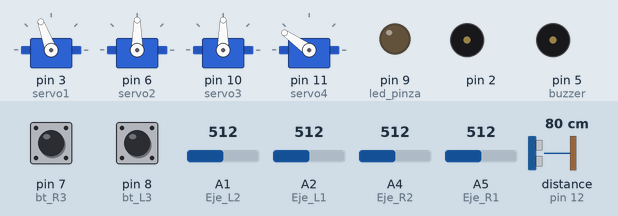
Simulated run of this sketch. Board: Arduino Uno, built with avr-gcc and run on an emulated ATmega328P. On the bench: 4 × servo, output pins drawn as LEDs (lit = HIGH), buzzer (waves = sounding, pin HIGH). Wiring (inferred from the names in the program): ultrasonic range finder: trigger pin 13; echo pin 12. The test bench sets the inputs (shaded band); at power-on: distance to the obstacle (sensor on pin 12) 80 cm, A1 (Eje_L2) = 512, A2 (Eje_L1) = 512, pin 7 (bt_R3) HIGH, pin 8 (bt_L3) HIGH, A4 (Eje_R2) = 512, A5 (Eje_R1) = 512. The echo pulse lasts 58.3 µs per cm; pins used as bus, display or sensor lines are not drawn; what the sketch prints to the serial monitor is not drawn.

Above: at 1.2 s.
1.3 s: distance to the obstacle (sensor on pin 12) set to 18 cm
3.3 s: distance to the obstacle (sensor on pin 12) set to 15 cm
At 3.46 s:
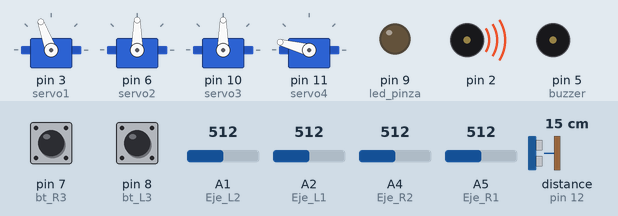
6.3 s: A1 (Eje_L2) set to 789
9.3 s: A1 (Eje_L2) set to 810
At 9.57 s:
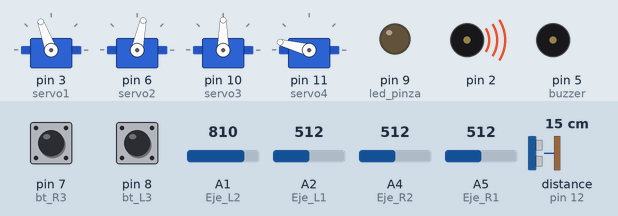
12.3 s: A2 (Eje_L1) set to 791
15.3 s: A2 (Eje_L1) set to 809
At 15.59 s:
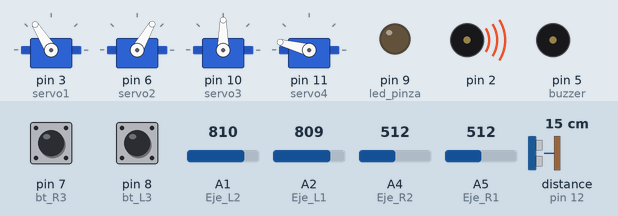
At 19.15 s:
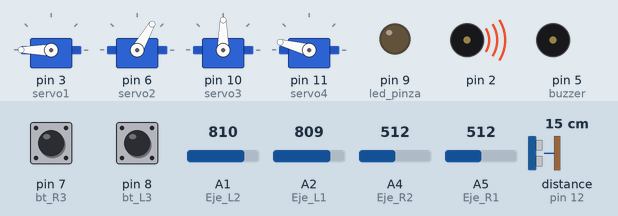
Timing chart, 0 to 19.3 s (numbered marks = the images above; inputs shaded):
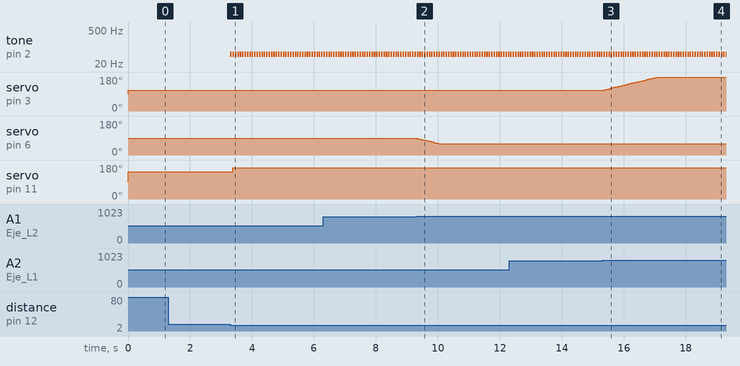

The sketch:

Brazo_V3.ino
```cpp
//Programa Brazo Robótico MINI 2.0
#include <Servo.h>

const int pingPin = 13;
const int echoPin = 12;

Servo servo1;
Servo servo2;
Servo servo3;
Servo servo4;
int angulo1 = 110;
int angulo2 = 90;
int angulo3 = 90;
int angulo4 = 145;
int salto = 3;
int Eje_L1 = A2;
int Eje_L2 = A1;
int Eje_R1 = A5;
int Eje_R2 = A4;
int led_pinza = 9;
int buzzer = 5;
int bt_R3 = 7;
int bt_L3 = 8;
void setup()
{
servo1.attach(3);
servo2.attach(6);
servo3.attach(10);
servo4.attach(11);
pinMode(led_pinza, OUTPUT);
pinMode(buzzer, OUTPUT);
pinMode(bt_R3, INPUT_PULLUP);
pinMode(bt_L3, INPUT_PULLUP);
Serial.begin(9600);
}
void loop()

{
  brazoMain();
  int lecturaBTR = digitalRead(bt_R3);
  int lecturaBTL = digitalRead(bt_L3);
  //Serial.print("Derecho: ");
  //Serial.print(lecturaBTR);
  //Serial.print(" Izquierdo: ");
  //Serial.println(lecturaBTL);
  //Serial.println(cm);

  if (lecturaBTR == 0) {
  digitalWrite(led_pinza, HIGH);
  }
  if (lecturaBTR == 1) {
  digitalWrite(led_pinza, LOW);
  }
  if (lecturaBTL == 0) {
  digitalWrite(buzzer, HIGH);
  }
  if (lecturaBTL == 1) {
  digitalWrite(buzzer, LOW);
  }


  Serial.print("Distancia: ");

}
void brazoMain()
{
  int cm = ping(pingPin);

  int p = analogRead(Eje_L1); // Base
  if ( p < 200 )angulo1 = angulo1 - salto;
  else if (p > 800) angulo1 = angulo1 + salto;
  angulo1 = constrain(angulo1, 30, 180);
  servo1.write(angulo1);

  int s = analogRead(Eje_L2); //HOMBRO
  if ( s < 200 ) angulo2 = angulo2 + salto;
  else if (s > 800) angulo2 = angulo2 - salto;
  angulo2 = constrain(angulo2, 60, 130);
  servo2.write(angulo2);

  int f = analogRead(Eje_R1);
  if ( f < 200 ) angulo3 = angulo3 - salto;
  else if (f > 800) angulo3 = angulo3 + salto;
  angulo3 = constrain(angulo3, 75, 180); //75 180
  servo3.write(angulo3);

  int r = analogRead(Eje_R2); // Pinza
  if ( r < 200 ) angulo4 = angulo4 - salto;
  else if (r > 800) angulo4 = angulo4 + salto;
  angulo4 = constrain(angulo4, 145, 165); //135 175
  servo4.write(angulo4);

  if(cm < 16){
    angulo4 = 165;
    tone(2, 50);
    delay(50);
    noTone(2);
  }

  delay(25);
}

int ping(int pingPin)
{
  long duration, cm;

  pinMode(pingPin, OUTPUT);
  digitalWrite(pingPin, LOW);
  delayMicroseconds(2);
  digitalWrite(pingPin, HIGH);
  delayMicroseconds(5);
  digitalWrite(pingPin, LOW);

  pinMode(echoPin, INPUT);
  duration = pulseIn(echoPin, HIGH);

  cm = microSecondsToCentimeters(duration);
  return cm;
}

long microSecondsToCentimeters(long microseconds)
{
  return microseconds/29/2;
}
```

Measured:
- the behaviour switches between 17 and 16 cm on distance to the obstacle (sensor on pin 12) (found by bisection; images 0 and 1)
- the behaviour switches between 800 and 801 on A1 (Eje_L2) (found by bisection; images 1 and 2)
- the behaviour switches between 800 and 801 on A2 (Eje_L1) (found by bisection; images 2 and 3)
- after the input at 1.3 s, every drawn part: stays the same
- after the input at 3.3 s, tone on pin 2: alternates 50 Hz for 0.05 s and silent for 0.03 s, starting at once; servo on pin 11 (servo4): 145° → 165° after 0.08 s
- after the input at 9.3 s, servo on pin 6 (servo2): moves from 90° to 60° over 0.70 s, starting at once
- after the input at 15.3 s, servo on pin 3 (servo1): moves from 110° to 180° over 1.8 s, starting after 0.05 s
